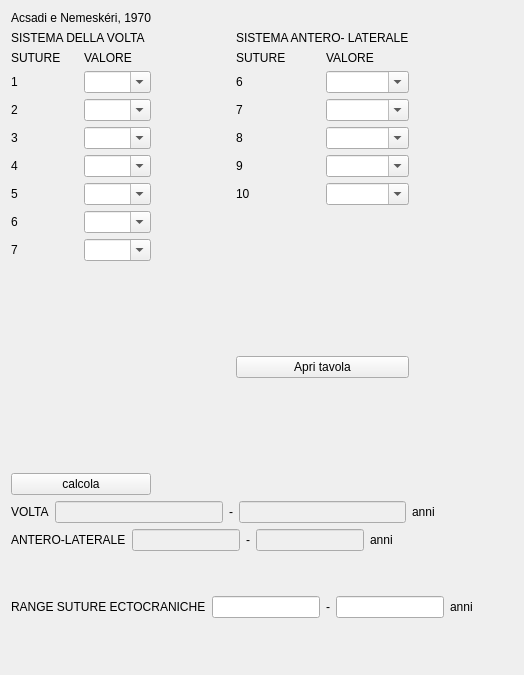
     <widget class="QWidget" name="tabWidgetPage5">
      <attribute name="title">
       <string>Suture ectocraniche</string>
      </attribute>
      <layout class="QGridLayout" name="gridLayout_41">
       <item row="1" column="0">
        <widget class="QLabel" name="label_4_sistema_della_volta">
         <property name="text">
          <string>SISTEMA DELLA VOLTA</string>
         </property>
        </widget>
       </item>
       <item row="1" column="2">
        <widget class="QLabel" name="label_4_sistema_latero_anteriore">
         <property name="text">
          <string>SISTEMA ANTERO- LATERALE</string>
         </property>
        </widget>
       </item>
       <item row="3" column="0">
        <layout class="QGridLayout" name="gridLayout_12">
         <item row="1" column="0">
          <widget class="QLabel" name="label_5_1_s">
           <property name="text">
            <string>1 </string>
           </property>
          </widget>
         </item>
         <item row="2" column="0">
          <widget class="QLabel" name="label_6_1_d">
           <property name="text">
            <string>2</string>
           </property>
          </widget>
         </item>
         <item row="2" column="1">
          <widget class="QComboBox" name="comboBox_volta_2">
           <property name="editable">
            <bool>true</bool>
           </property>
           <item>
            <property name="text">
             <string/>
            </property>
           </item>
           <item>
            <property name="text">
             <string>0</string>
            </property>
           </item>
           <item>
            <property name="text">
             <string>1</string>
            </property>
           </item>
           <item>
            <property name="text">
             <string>2</string>
            </property>
           </item>
           <item>
            <property name="text">
             <string>3</string>
            </property>
           </item>
          </widget>
         </item>
         <item row="3" column="0">
          <widget class="QLabel" name="label_7_2">
           <property name="text">
            <string>3</string>
           </property>
          </widget>
         </item>
         <item row="3" column="1">
          <widget class="QComboBox" name="comboBox_volta_3">
           <property name="editable">
            <bool>true</bool>
           </property>
           <item>
            <property name="text">
             <string/>
            </property>
           </item>
           <item>
            <property name="text">
             <string>0</string>
            </property>
           </item>
           <item>
            <property name="text">
             <string>1</string>
            </property>
           </item>
           <item>
            <property name="text">
             <string>2</string>
            </property>
           </item>
           <item>
            <property name="text">
             <string>3</string>
            </property>
           </item>
          </widget>
         </item>
         <item row="4" column="0">
          <widget class="QLabel" name="label_8_3">
           <property name="text">
            <string>4</string>
           </property>
          </widget>
         </item>
         <item row="4" column="1">
          <widget class="QComboBox" name="comboBox_volta_4">
           <property name="editable">
            <bool>true</bool>
           </property>
           <item>
            <property name="text">
             <string/>
            </property>
           </item>
           <item>
            <property name="text">
             <string>0</string>
            </property>
           </item>
           <item>
            <property name="text">
             <string>1</string>
            </property>
           </item>
           <item>
            <property name="text">
             <string>2</string>
            </property>
           </item>
           <item>
            <property name="text">
             <string>3</string>
            </property>
           </item>
          </widget>
         </item>
         <item row="5" column="0">
          <widget class="QLabel" name="label_8_4">
           <property name="text">
            <string>5</string>
           </property>
          </widget>
         </item>
         <item row="5" column="1">
          <widget class="QComboBox" name="comboBox_volta_5">
           <property name="editable">
            <bool>true</bool>
           </property>
           <item>
            <property name="text">
             <string/>
            </property>
           </item>
           <item>
            <property name="text">
             <string>0</string>
            </property>
           </item>
           <item>
            <property name="text">
             <string>1</string>
            </property>
           </item>
           <item>
            <property name="text">
             <string>2</string>
            </property>
           </item>
           <item>
            <property name="text">
             <string>3</string>
            </property>
           </item>
          </widget>
         </item>
         <item row="6" column="0">
          <widget class="QLabel" name="label_8_5">
           <property name="text">
            <string>6</string>
           </property>
          </widget>
         </item>
         <item row="6" column="1">
          <widget class="QComboBox" name="comboBox_volta_6">
           <property name="editable">
            <bool>true</bool>
           </property>
           <item>
            <property name="text">
             <string/>
            </property>
           </item>
           <item>
            <property name="text">
             <string>0</string>
            </property>
           </item>
           <item>
            <property name="text">
             <string>1</string>
            </property>
           </item>
           <item>
            <property name="text">
             <string>2</string>
            </property>
           </item>
           <item>
            <property name="text">
             <string>3</string>
            </property>
           </item>
          </widget>
         </item>
         <item row="7" column="0">
          <widget class="QLabel" name="label_8_6_s">
           <property name="text">
            <string>7</string>
           </property>
          </widget>
         </item>
         <item row="7" column="1">
          <widget class="QComboBox" name="comboBox_volta_7">
           <property name="editable">
            <bool>true</bool>
           </property>
           <item>
            <property name="text">
             <string/>
            </property>
           </item>
           <item>
            <property name="text">
             <string>0</string>
            </property>
           </item>
           <item>
            <property name="text">
             <string>1</string>
            </property>
           </item>
           <item>
            <property name="text">
             <string>2</string>
            </property>
           </item>
           <item>
            <property name="text">
             <string>3</string>
            </property>
           </item>
          </widget>
         </item>
         <item row="0" column="1">
          <widget class="QLabel" name="label_4_sistema_della_volta_7">
           <property name="text">
            <string>VALORE</string>
           </property>
          </widget>
         </item>
         <item row="0" column="0">
          <widget class="QLabel" name="label_4_sistema_della_volta_8">
           <property name="text">
            <string>SUTURE</string>
           </property>
          </widget>
         </item>
         <item row="1" column="1">
          <widget class="QComboBox" name="comboBox_volta_1">
           <property name="editable">
            <bool>true</bool>
           </property>
           <item>
            <property name="text">
             <string/>
            </property>
           </item>
           <item>
            <property name="text">
             <string>0</string>
            </property>
           </item>
           <item>
            <property name="text">
             <string>1</string>
            </property>
           </item>
           <item>
            <property name="text">
             <string>2</string>
            </property>
           </item>
           <item>
            <property name="text">
             <string>3</string>
            </property>
           </item>
          </widget>
         </item>
        </layout>
       </item>
       <item row="3" column="2">
        <layout class="QGridLayout" name="gridLayout_40">
         <item row="1" column="0">
          <widget class="QLabel" name="label_7_7_s">
           <property name="text">
            <string>6</string>
           </property>
          </widget>
         </item>
         <item row="1" column="1">
          <widget class="QComboBox" name="comboBox_lat_6">
           <property name="editable">
            <bool>true</bool>
           </property>
           <item>
            <property name="text">
             <string/>
            </property>
           </item>
           <item>
            <property name="text">
             <string>0</string>
            </property>
           </item>
           <item>
            <property name="text">
             <string>1</string>
            </property>
           </item>
           <item>
            <property name="text">
             <string>2</string>
            </property>
           </item>
           <item>
            <property name="text">
             <string>3</string>
            </property>
           </item>
          </widget>
         </item>
         <item row="2" column="0">
          <widget class="QLabel" name="label_8_7_d">
           <property name="text">
            <string>7</string>
           </property>
          </widget>
         </item>
         <item row="2" column="1">
          <widget class="QComboBox" name="comboBox_lat_7">
           <property name="editable">
            <bool>true</bool>
           </property>
           <item>
            <property name="text">
             <string/>
            </property>
           </item>
           <item>
            <property name="text">
             <string>0</string>
            </property>
           </item>
           <item>
            <property name="text">
             <string>1</string>
            </property>
           </item>
           <item>
            <property name="text">
             <string>2</string>
            </property>
           </item>
           <item>
            <property name="text">
             <string>3</string>
            </property>
           </item>
          </widget>
         </item>
         <item row="3" column="0">
          <widget class="QLabel" name="label_8_s">
           <property name="text">
            <string>8</string>
           </property>
          </widget>
         </item>
         <item row="3" column="1">
          <widget class="QComboBox" name="comboBox_lat_8">
           <property name="editable">
            <bool>true</bool>
           </property>
           <item>
            <property name="text">
             <string/>
            </property>
           </item>
           <item>
            <property name="text">
             <string>0</string>
            </property>
           </item>
           <item>
            <property name="text">
             <string>1</string>
            </property>
           </item>
           <item>
            <property name="text">
             <string>2</string>
            </property>
           </item>
           <item>
            <property name="text">
             <string>3</string>
            </property>
           </item>
          </widget>
         </item>
         <item row="4" column="0">
          <widget class="QLabel" name="label_8_d">
           <property name="text">
            <string>9</string>
           </property>
          </widget>
         </item>
         <item row="4" column="1">
          <widget class="QComboBox" name="comboBox_lat_9">
           <property name="editable">
            <bool>true</bool>
           </property>
           <item>
            <property name="text">
             <string/>
            </property>
           </item>
           <item>
            <property name="text">
             <string>0</string>
            </property>
           </item>
           <item>
            <property name="text">
             <string>1</string>
            </property>
           </item>
           <item>
            <property name="text">
             <string>2</string>
            </property>
           </item>
           <item>
            <property name="text">
             <string>3</string>
            </property>
           </item>
          </widget>
         </item>
         <item row="5" column="0">
          <widget class="QLabel" name="label_8_9_s">
           <property name="text">
            <string>10</string>
           </property>
          </widget>
         </item>
         <item row="5" column="1">
          <widget class="QComboBox" name="comboBox_lat_10">
           <property name="editable">
            <bool>true</bool>
           </property>
           <item>
            <property name="text">
             <string/>
            </property>
           </item>
           <item>
            <property name="text">
             <string>0</string>
            </property>
           </item>
           <item>
            <property name="text">
             <string>1</string>
            </property>
           </item>
           <item>
            <property name="text">
             <string>2</string>
            </property>
           </item>
           <item>
            <property name="text">
             <string>3</string>
            </property>
           </item>
          </widget>
         </item>
         <item row="6" column="1">
          <spacer name="verticalSpacer_3">
           <property name="orientation">
            <enum>Qt::Vertical</enum>
           </property>
           <property name="sizeHint" stdset="0">
            <size>
             <width>20</width>
             <height>40</height>
            </size>
           </property>
          </spacer>
         </item>
         <item row="0" column="1">
          <widget class="QLabel" name="label_4_sistema_della_volta_3">
           <property name="text">
            <string>VALORE</string>
           </property>
          </widget>
         </item>
         <item row="0" column="0">
          <widget class="QLabel" name="label_4_sistema_della_volta_2">
           <property name="text">
            <string>SUTURE</string>
           </property>
          </widget>
         </item>
        </layout>
       </item>
       <item row="6" column="0" colspan="4">
        <layout class="QHBoxLayout" name="horizontalLayout_7">
         <item>
          <widget class="QLabel" name="label_4_volta">
           <property name="text">
            <string>VOLTA</string>
           </property>
          </widget>
         </item>
         <item>
          <widget class="QLineEdit" name="lineEdit_volta_min">
           <property name="enabled">
            <bool>false</bool>
           </property>
           <property name="alignment">
            <set>Qt::AlignCenter</set>
           </property>
          </widget>
         </item>
         <item>
          <widget class="QLabel" name="label_5_1_s_45">
           <property name="text">
            <string>-</string>
           </property>
          </widget>
         </item>
         <item>
          <widget class="QLineEdit" name="lineEdit_volta_max">
           <property name="enabled">
            <bool>false</bool>
           </property>
           <property name="alignment">
            <set>Qt::AlignCenter</set>
           </property>
          </widget>
         </item>
         <item>
          <widget class="QLabel" name="label_5_1_s_44">
           <property name="text">
            <string>anni</string>
           </property>
          </widget>
         </item>
        </layout>
       </item>
       <item row="7" column="0" colspan="5">
        <layout class="QHBoxLayout" name="horizontalLayout_8">
         <item>
          <widget class="QLabel" name="label_4_lat_ant">
           <property name="text">
            <string>ANTERO-LATERALE</string>
           </property>
          </widget>
         </item>
         <item>
          <widget class="QLineEdit" name="lineEdit_ant_lat_min">
           <property name="enabled">
            <bool>false</bool>
           </property>
           <property name="alignment">
            <set>Qt::AlignCenter</set>
           </property>
          </widget>
         </item>
         <item>
          <widget class="QLabel" name="label_5_1_s_43">
           <property name="text">
            <string>-</string>
           </property>
          </widget>
         </item>
         <item>
          <widget class="QLineEdit" name="lineEdit_ant_lat_max">
           <property name="enabled">
            <bool>false</bool>
           </property>
           <property name="alignment">
            <set>Qt::AlignCenter</set>
           </property>
          </widget>
         </item>
         <item>
          <widget class="QLabel" name="label_5_1_s_42">
           <property name="text">
            <string>anni</string>
           </property>
          </widget>
         </item>
         <item>
          <spacer name="horizontalSpacer_14">
           <property name="orientation">
            <enum>Qt::Horizontal</enum>
           </property>
           <property name="sizeHint" stdset="0">
            <size>
             <width>40</width>
             <height>20</height>
            </size>
           </property>
          </spacer>
         </item>
         <item>
          <spacer name="horizontalSpacer_12">
           <property name="orientation">
            <enum>Qt::Horizontal</enum>
           </property>
           <property name="sizeHint" stdset="0">
            <size>
             <width>40</width>
             <height>20</height>
            </size>
           </property>
          </spacer>
         </item>
        </layout>
       </item>
       <item row="8" column="0" colspan="5">
        <layout class="QHBoxLayout" name="horizontalLayout_9">
         <item>
          <widget class="QLabel" name="label_4_lat_ant_2">
           <property name="text">
            <string>RANGE SUTURE ECTOCRANICHE</string>
           </property>
          </widget>
         </item>
         <item>
          <widget class="QLineEdit" name="lineEdit_ecto_min"/>
         </item>
         <item>
          <widget class="QLabel" name="label_5_1_s_41">
           <property name="text">
            <string>-</string>
           </property>
          </widget>
         </item>
         <item>
          <widget class="QLineEdit" name="lineEdit_ecto_max"/>
         </item>
         <item>
          <widget class="QLabel" name="label_5_1_s_40">
           <property name="text">
            <string>anni</string>
           </property>
          </widget>
         </item>
         <item>
          <spacer name="horizontalSpacer_13">
           <property name="orientation">
            <enum>Qt::Horizontal</enum>
           </property>
           <property name="sizeHint" stdset="0">
            <size>
             <width>40</width>
             <height>100</height>
            </size>
           </property>
          </spacer>
         </item>
        </layout>
       </item>
       <item row="9" column="3">
        <spacer name="verticalSpacer_2">
         <property name="orientation">
          <enum>Qt::Vertical</enum>
         </property>
         <property name="sizeHint" stdset="0">
          <size>
           <width>20</width>
           <height>7</height>
          </size>
         </property>
        </spacer>
       </item>
       <item row="6" column="4">
        <spacer name="horizontalSpacer_11">
         <property name="orientation">
          <enum>Qt::Horizontal</enum>
         </property>
         <property name="sizeHint" stdset="0">
          <size>
           <width>40</width>
           <height>20</height>
          </size>
         </property>
        </spacer>
       </item>
       <item row="4" column="0">
        <spacer name="verticalSpacer_4">
         <property name="orientation">
          <enum>Qt::Vertical</enum>
         </property>
         <property name="sizeHint" stdset="0">
          <size>
           <width>20</width>
           <height>200</height>
          </size>
         </property>
        </spacer>
       </item>
       <item row="3" column="1">
        <spacer name="horizontalSpacer_15">
         <property name="orientation">
          <enum>Qt::Horizontal</enum>
         </property>
         <property name="sizeHint" stdset="0">
          <size>
           <width>40</width>
           <height>20</height>
          </size>
         </property>
        </spacer>
       </item>
       <item row="0" column="0">
        <widget class="QLabel" name="label_4_sistema_latero_anteriore_2">
         <property name="text">
          <string>Acsadi e Nemeskéri, 1970</string>
         </property>
        </widget>
       </item>
       <item row="5" column="0">
        <widget class="QPushButton" name="pushButton_calcola_volta_ant_lat">
         <property name="text">
          <string>calcola</string>
         </property>
        </widget>
       </item>
       <item row="4" column="2">
        <widget class="QPushButton" name="pushButton_4">
         <property name="text">
          <string>Apri tavola</string>
         </property>
        </widget>
       </item>
      </layout>
     </widget>
